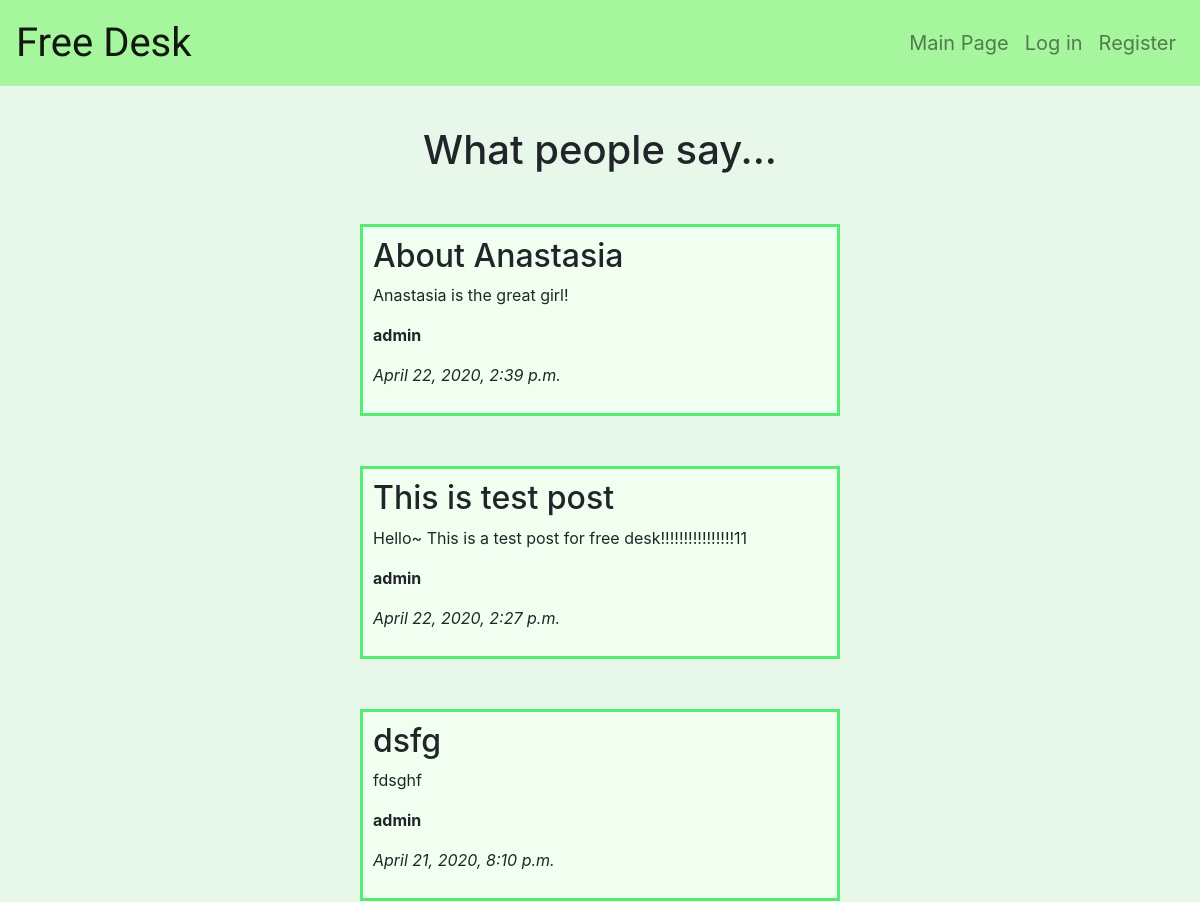
Before: /index/ (upper part) with the older database file.
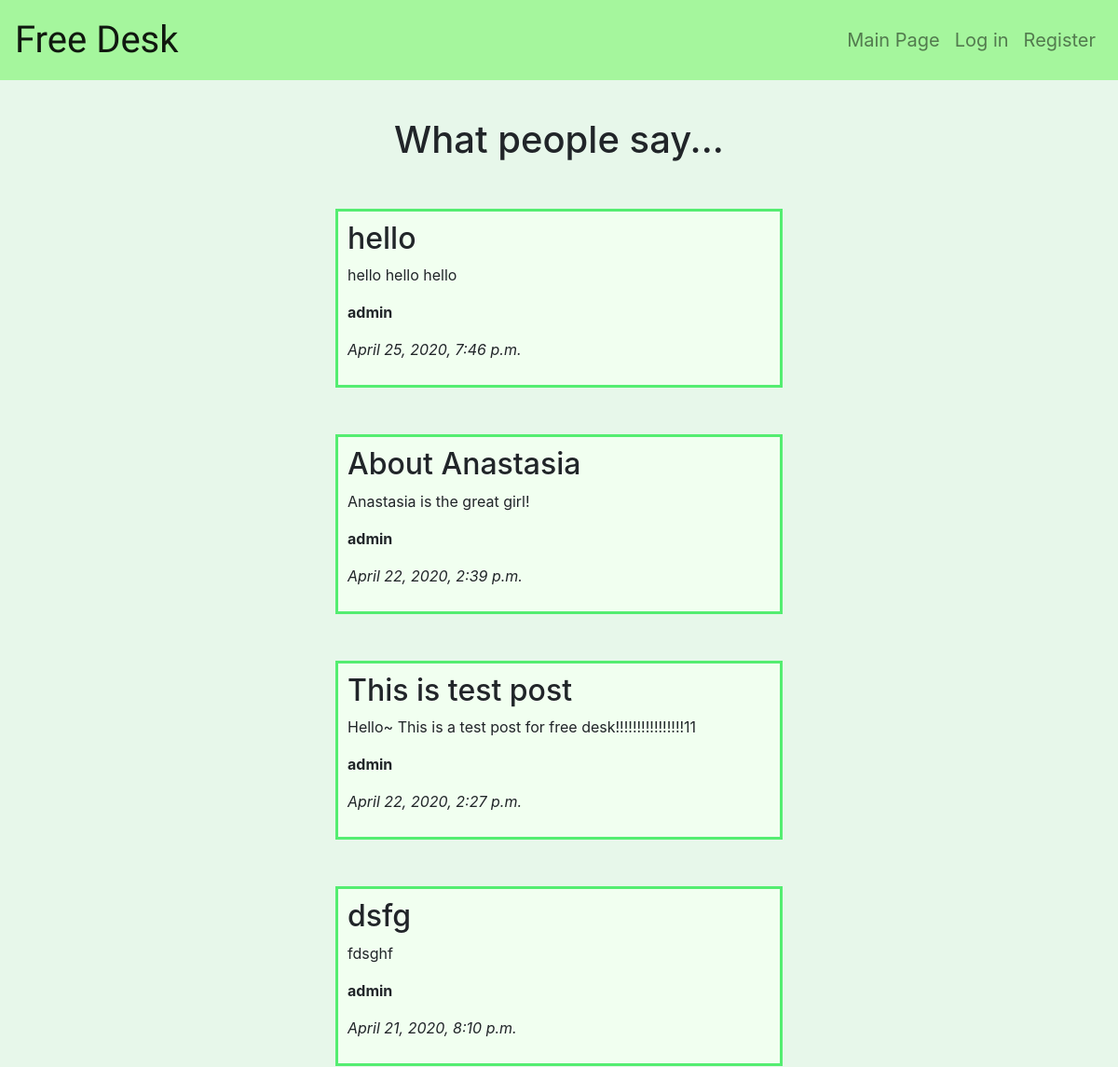
After: the same page with the newer database file.
### desk/models.py (models this page shows, shortened)
class Post(models.Model):
    author = models.ForeignKey(User, on_delete=models.CASCADE,)
    subject = models.CharField(max_length=60)
    text = models.TextField()
    pub_date = models.DateTimeField('date published')

### desk/views.py (the view)
# urls.py: path('index/', views.IndexView.as_view(), name='index'),
class IndexView(ListView):
    model = Post
    ordering = '-pub_date'

### desk/templates/desk/post_list.html
{% extends 'desk/base.html' %}
{% block content %}
<header class="header">
	<h1>What people say...</h1>
</header>
<div class="postlist">
	{% for post in post_list %}
		<div class="postlist-box bgcolor">
			<h2>{{ post.subject }}</h2>
			<p>{{ post.text }}</p>
			<p class="text-bold">{{ post.author }}</p>
			<p class="text-italic">{{ post.pub_date }}</p>
		</div>
	{% endfor %}
</div>
{% endblock %}

Changed rows visible on the page:
added Post: subject "hello", text "hello hello hello", author "admin", pub_date "April 25, 2020, 7:46 p.m."
